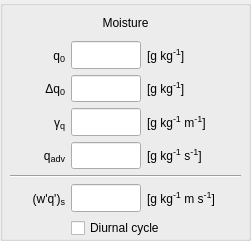
     <widget class="QGroupBox" name="moisture_group">
      <property name="geometry">
       <rect>
        <x>270</x>
        <y>260</y>
        <width>251</width>
        <height>241</height>
       </rect>
      </property>
      <property name="title">
       <string/>
      </property>
      <widget class="QWidget" name="gridLayoutWidget_4">
       <property name="geometry">
        <rect>
         <x>10</x>
         <y>10</y>
         <width>231</width>
         <height>228</height>
        </rect>
       </property>
       <layout class="QGridLayout" name="moisture_grid" columnstretch="1,0,1" columnminimumwidth="50,0,90">
        <property name="sizeConstraint">
         <enum>QLayout::SetMinimumSize</enum>
        </property>
        <item row="0" column="0" colspan="3">
         <widget class="QLabel" name="label_moisture">
          <property name="minimumSize">
           <size>
            <width>0</width>
            <height>25</height>
           </size>
          </property>
          <property name="maximumSize">
           <size>
            <width>16777215</width>
            <height>25</height>
           </size>
          </property>
          <property name="text">
           <string>Moisture</string>
          </property>
          <property name="alignment">
           <set>Qt::AlignCenter</set>
          </property>
         </widget>
        </item>
        <item row="1" column="0">
         <widget class="QLabel" name="label_moisture_q">
          <property name="sizePolicy">
           <sizepolicy hsizetype="Fixed" vsizetype="Preferred">
            <horstretch>0</horstretch>
            <verstretch>0</verstretch>
           </sizepolicy>
          </property>
          <property name="minimumSize">
           <size>
            <width>55</width>
            <height>0</height>
           </size>
          </property>
          <property name="maximumSize">
           <size>
            <width>55</width>
            <height>16777215</height>
           </size>
          </property>
          <property name="toolTip">
           <string/>
          </property>
          <property name="text">
           <string>&lt;html&gt;q&lt;span style=&quot; font-size:14px; vertical-align:sub;&quot;&gt;0&lt;/span&gt;&lt;/html&gt;</string>
          </property>
          <property name="alignment">
           <set>Qt::AlignRight|Qt::AlignTrailing|Qt::AlignVCenter</set>
          </property>
         </widget>
        </item>
        <item row="1" column="1">
         <widget class="QLineEdit" name="input_moisture_q">
          <property name="sizePolicy">
           <sizepolicy hsizetype="Fixed" vsizetype="Expanding">
            <horstretch>0</horstretch>
            <verstretch>0</verstretch>
           </sizepolicy>
          </property>
          <property name="minimumSize">
           <size>
            <width>70</width>
            <height>0</height>
           </size>
          </property>
          <property name="maximumSize">
           <size>
            <width>70</width>
            <height>16777215</height>
           </size>
          </property>
          <property name="toolTip">
           <string>initial mixed-layer specific humidity</string>
          </property>
          <property name="text">
           <string/>
          </property>
          <property name="alignment">
           <set>Qt::AlignRight|Qt::AlignTrailing|Qt::AlignVCenter</set>
          </property>
         </widget>
        </item>
        <item row="2" column="0">
         <widget class="QLabel" name="label_moisture_dq">
          <property name="sizePolicy">
           <sizepolicy hsizetype="Fixed" vsizetype="Preferred">
            <horstretch>0</horstretch>
            <verstretch>0</verstretch>
           </sizepolicy>
          </property>
          <property name="minimumSize">
           <size>
            <width>55</width>
            <height>0</height>
           </size>
          </property>
          <property name="maximumSize">
           <size>
            <width>55</width>
            <height>16777215</height>
           </size>
          </property>
          <property name="toolTip">
           <string/>
          </property>
          <property name="text">
           <string>&lt;html&gt;Δq&lt;span style=&quot; font-size:14px; vertical-align:sub;&quot;&gt;0&lt;/span&gt;&lt;/html&gt;</string>
          </property>
          <property name="alignment">
           <set>Qt::AlignRight|Qt::AlignTrailing|Qt::AlignVCenter</set>
          </property>
         </widget>
        </item>
        <item row="2" column="1">
         <widget class="QLineEdit" name="input_moisture_dq">
          <property name="sizePolicy">
           <sizepolicy hsizetype="Fixed" vsizetype="Expanding">
            <horstretch>0</horstretch>
            <verstretch>0</verstretch>
           </sizepolicy>
          </property>
          <property name="minimumSize">
           <size>
            <width>70</width>
            <height>0</height>
           </size>
          </property>
          <property name="maximumSize">
           <size>
            <width>70</width>
            <height>16777215</height>
           </size>
          </property>
          <property name="toolTip">
           <string>initial specific humidity jump at h</string>
          </property>
          <property name="text">
           <string/>
          </property>
          <property name="alignment">
           <set>Qt::AlignRight|Qt::AlignTrailing|Qt::AlignVCenter</set>
          </property>
         </widget>
        </item>
        <item row="3" column="0">
         <widget class="QLabel" name="label_moisture_gammaq">
          <property name="sizePolicy">
           <sizepolicy hsizetype="Fixed" vsizetype="Preferred">
            <horstretch>0</horstretch>
            <verstretch>0</verstretch>
           </sizepolicy>
          </property>
          <property name="minimumSize">
           <size>
            <width>55</width>
            <height>0</height>
           </size>
          </property>
          <property name="maximumSize">
           <size>
            <width>55</width>
            <height>16777215</height>
           </size>
          </property>
          <property name="toolTip">
           <string/>
          </property>
          <property name="text">
           <string>&lt;html&gt;γ&lt;span style=&quot; font-size:14px; vertical-align:sub;&quot;&gt;q&lt;/span&gt;&lt;/html&gt;</string>
          </property>
          <property name="alignment">
           <set>Qt::AlignRight|Qt::AlignTrailing|Qt::AlignVCenter</set>
          </property>
         </widget>
        </item>
        <item row="3" column="1">
         <widget class="QLineEdit" name="input_moisture_gammaq">
          <property name="sizePolicy">
           <sizepolicy hsizetype="Fixed" vsizetype="Expanding">
            <horstretch>0</horstretch>
            <verstretch>0</verstretch>
           </sizepolicy>
          </property>
          <property name="minimumSize">
           <size>
            <width>70</width>
            <height>0</height>
           </size>
          </property>
          <property name="maximumSize">
           <size>
            <width>70</width>
            <height>16777215</height>
           </size>
          </property>
          <property name="toolTip">
           <string>free atmosphere specific humidity lapse rate</string>
          </property>
          <property name="text">
           <string/>
          </property>
          <property name="alignment">
           <set>Qt::AlignRight|Qt::AlignTrailing|Qt::AlignVCenter</set>
          </property>
         </widget>
        </item>
        <item row="6" column="0">
         <widget class="QLabel" name="label_moisture_wq">
          <property name="sizePolicy">
           <sizepolicy hsizetype="Fixed" vsizetype="Preferred">
            <horstretch>0</horstretch>
            <verstretch>0</verstretch>
           </sizepolicy>
          </property>
          <property name="minimumSize">
           <size>
            <width>55</width>
            <height>0</height>
           </size>
          </property>
          <property name="maximumSize">
           <size>
            <width>55</width>
            <height>16777215</height>
           </size>
          </property>
          <property name="toolTip">
           <string/>
          </property>
          <property name="text">
           <string>&lt;html&gt;(w'q')&lt;span style=&quot; font-size:14px; vertical-align:sub;&quot;&gt;s&lt;/span&gt;&lt;/html&gt;</string>
          </property>
          <property name="alignment">
           <set>Qt::AlignRight|Qt::AlignTrailing|Qt::AlignVCenter</set>
          </property>
         </widget>
        </item>
        <item row="6" column="1">
         <widget class="QLineEdit" name="input_moisture_wq">
          <property name="sizePolicy">
           <sizepolicy hsizetype="Fixed" vsizetype="Expanding">
            <horstretch>0</horstretch>
            <verstretch>0</verstretch>
           </sizepolicy>
          </property>
          <property name="minimumSize">
           <size>
            <width>70</width>
            <height>0</height>
           </size>
          </property>
          <property name="maximumSize">
           <size>
            <width>70</width>
            <height>16777215</height>
           </size>
          </property>
          <property name="toolTip">
           <string>surface kinematic moisture flux</string>
          </property>
          <property name="text">
           <string/>
          </property>
          <property name="alignment">
           <set>Qt::AlignRight|Qt::AlignTrailing|Qt::AlignVCenter</set>
          </property>
         </widget>
        </item>
        <item row="1" column="2">
         <widget class="QLabel" name="unitlabel_moisture_q">
          <property name="toolTip">
           <string/>
          </property>
          <property name="text">
           <string>&lt;html&gt;[g kg&lt;span style=&quot;font-size: 14px; vertical-align:super;&quot;&gt;-1&lt;/span&gt;]&lt;/html&gt;</string>
          </property>
          <property name="alignment">
           <set>Qt::AlignLeading|Qt::AlignLeft|Qt::AlignVCenter</set>
          </property>
         </widget>
        </item>
        <item row="2" column="2">
         <widget class="QLabel" name="unitlabel_moisture_dq">
          <property name="toolTip">
           <string/>
          </property>
          <property name="text">
           <string>&lt;html&gt;[g kg&lt;span style=&quot;font-size: 14px; vertical-align:super;&quot;&gt;-1&lt;/span&gt;]&lt;/html&gt;</string>
          </property>
          <property name="alignment">
           <set>Qt::AlignLeading|Qt::AlignLeft|Qt::AlignVCenter</set>
          </property>
         </widget>
        </item>
        <item row="3" column="2">
         <widget class="QLabel" name="unitlabel_moisture_gammaq">
          <property name="toolTip">
           <string/>
          </property>
          <property name="text">
           <string>&lt;html&gt;[g kg&lt;span style=&quot;font-size: 14px; vertical-align:super;&quot;&gt;-1&lt;/span&gt; m&lt;span style=&quot;font-size: 14px; vertical-align:super;&quot;&gt;-1&lt;/span&gt;]&lt;/html&gt;</string>
          </property>
          <property name="alignment">
           <set>Qt::AlignLeading|Qt::AlignLeft|Qt::AlignVCenter</set>
          </property>
         </widget>
        </item>
        <item row="6" column="2">
         <widget class="QLabel" name="unitlabel_moisture_wq">
          <property name="toolTip">
           <string/>
          </property>
          <property name="text">
           <string>&lt;html&gt;[g kg&lt;span style=&quot;font-size: 14px; vertical-align:super;&quot;&gt;-1&lt;/span&gt; m s&lt;span style=&quot;font-size: 14px; vertical-align:super;&quot;&gt;-1&lt;/span&gt;]&lt;/html&gt;</string>
          </property>
          <property name="alignment">
           <set>Qt::AlignLeading|Qt::AlignLeft|Qt::AlignVCenter</set>
          </property>
         </widget>
        </item>
        <item row="7" column="1" colspan="2">
         <widget class="QCheckBox" name="sw_wq">
          <property name="acceptDrops">
           <bool>true</bool>
          </property>
          <property name="toolTip">
           <string>Use a diurnal cycle with period T for the surface fluxes</string>
          </property>
          <property name="text">
           <string>Diurnal cycle</string>
          </property>
         </widget>
        </item>
        <item row="4" column="1">
         <widget class="QLineEdit" name="input_moisture_advq">
          <property name="sizePolicy">
           <sizepolicy hsizetype="Fixed" vsizetype="Expanding">
            <horstretch>0</horstretch>
            <verstretch>0</verstretch>
           </sizepolicy>
          </property>
          <property name="minimumSize">
           <size>
            <width>70</width>
            <height>0</height>
           </size>
          </property>
          <property name="maximumSize">
           <size>
            <width>70</width>
            <height>16777215</height>
           </size>
          </property>
          <property name="toolTip">
           <string>advection of moisture</string>
          </property>
          <property name="text">
           <string/>
          </property>
          <property name="alignment">
           <set>Qt::AlignRight|Qt::AlignTrailing|Qt::AlignVCenter</set>
          </property>
         </widget>
        </item>
        <item row="4" column="0">
         <widget class="QLabel" name="label_moisture_advq">
          <property name="sizePolicy">
           <sizepolicy hsizetype="Fixed" vsizetype="Preferred">
            <horstretch>0</horstretch>
            <verstretch>0</verstretch>
           </sizepolicy>
          </property>
          <property name="minimumSize">
           <size>
            <width>55</width>
            <height>0</height>
           </size>
          </property>
          <property name="maximumSize">
           <size>
            <width>55</width>
            <height>16777215</height>
           </size>
          </property>
          <property name="toolTip">
           <string/>
          </property>
          <property name="text">
           <string>&lt;html&gt;q&lt;span style=&quot; font-size:14px; vertical-align:sub;&quot;&gt;adv&lt;/span&gt;&lt;/html&gt;</string>
          </property>
          <property name="alignment">
           <set>Qt::AlignRight|Qt::AlignTrailing|Qt::AlignVCenter</set>
          </property>
         </widget>
        </item>
        <item row="4" column="2">
         <widget class="QLabel" name="unitlabel_moisture_advq">
          <property name="toolTip">
           <string/>
          </property>
          <property name="text">
           <string>&lt;html&gt;[g kg&lt;span style=&quot;font-size: 14px; vertical-align:super;&quot;&gt;-1&lt;/span&gt; s&lt;span style=&quot;font-size: 14px; vertical-align:super;&quot;&gt;-1&lt;/span&gt;]&lt;/html&gt;</string>
          </property>
          <property name="alignment">
           <set>Qt::AlignLeading|Qt::AlignLeft|Qt::AlignVCenter</set>
          </property>
         </widget>
        </item>
        <item row="5" column="0" colspan="3">
         <widget class="Line" name="line_3">
          <property name="frameShadow">
           <enum>QFrame::Sunken</enum>
          </property>
          <property name="orientation">
           <enum>Qt::Horizontal</enum>
          </property>
         </widget>
        </item>
       </layout>
      </widget>
     </widget>
